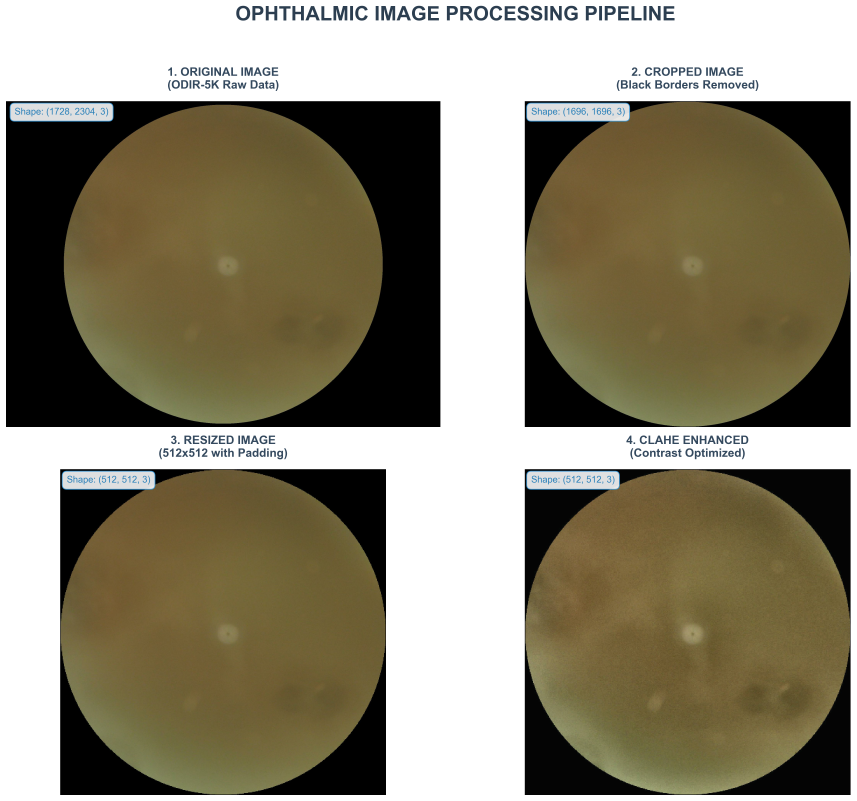
#> input picture pipeline_visualization.png, 4282 x 4005 px (shown at 1/5 size)
$ python -i visualize.py   (imports and definitions only)
#> lines starting #> are read from the running program, lines starting #| are printed output that depends on the picture
# %%
import os
import numpy as np
import pandas as pd
import matplotlib.pyplot as plt
import tensorflow as tf
import cv2
from pathlib import Path

# %%
# %%
class Config:
    # Project paths
    try:
        import google.colab
        PROJECT_ROOT = Path('/content/drive/MyDrive/Colab Notebooks')
        TRAINING_PATH = "/content/training"
        VALIDATION_PATH = "/content/validation"
    except ImportError:
        if '__file__' in locals() or '__file__' in globals():
            PROJECT_ROOT = Path(__file__).parent.resolve()
        else:
            PROJECT_ROOT = Path(os.getcwd())

        TRAINING_PATH = "training"
        VALIDATION_PATH = "validation"

    DATASET_DIR = PROJECT_ROOT / "ODIR-5K"

    # Dataset configuration
    ANNOTATION_FILE_NAME = 'ODIR-5K_Training_Annotations(Updated)_V2.xlsx'
    TRAINING_SOURCE_PATH = 'ODIR-5K_Training_Images'
    TESTING_SOURCE_PATH = 'ODIR-5K_Testing_Images'
    LABELS = ['N', 'D', 'G', 'C', 'A', 'H', 'M', 'O']
    VALIDATION_FRACTION = 0.1

    # Image processing
    TARGET_SIZE = (512, 512)
    COLOR_MODE = 'rgb'
    COLOR_SHAPE_MAP = {'grayscale': (1,), 'rgb': (3,), 'rgba': (4,)}
    SHAPE_ADD = COLOR_SHAPE_MAP.get(COLOR_MODE, (3,))

config = Config()

# %%
def load_image(path):
    image = tf.io.read_file(path)
    image = tf.image.decode_jpeg(image, channels=3)
    return image

def resize_image(image):
    image = tf.image.resize_with_pad(
        image, config.TARGET_SIZE[0],
        config.TARGET_SIZE[1],
        method=tf.image.ResizeMethod.BILINEAR
    )
    image = tf.cast(image, tf.uint8)
    image.set_shape([config.TARGET_SIZE[0], config.TARGET_SIZE[1], 3])
    return image

def crop_image(image):
    mask = tf.reduce_sum(image, axis=-1) > 10
    non_zero_coords = tf.where(mask)

    if tf.shape(non_zero_coords)[0] == 0:
        return image

    y_min = tf.cast(tf.reduce_min(non_zero_coords[:, 0]), tf.int32)
    y_max = tf.cast(tf.reduce_max(non_zero_coords[:, 0]), tf.int32)
    x_min = tf.cast(tf.reduce_min(non_zero_coords[:, 1]), tf.int32)
    x_max = tf.cast(tf.reduce_max(non_zero_coords[:, 1]), tf.int32)

    image = tf.image.crop_to_bounding_box(image, y_min, x_min, y_max - y_min + 1, x_max - x_min + 1)
    return image

def CLAHE(image):
    # uint8 format (0-255)
    image = tf.cast(image, tf.uint8)
    image_shape = image.shape

    # input numpy array
    image = tf.numpy_function(func=clahe_cv2, inp=[image], Tout=tf.uint8)

    # Reset shape
    image.set_shape(image_shape)
    return image

def clahe_cv2(image):
    # input numpy array
    if not isinstance(image, np.ndarray):
        image = np.array(image)

    # RGB to LAB
    lab = cv2.cvtColor(image, cv2.COLOR_RGB2LAB)
#> lab: shape (4005, 4282, 3); mean of channels 0, 1, 2 137.3, 127.8, 140.4
    l, a, b = cv2.split(lab)
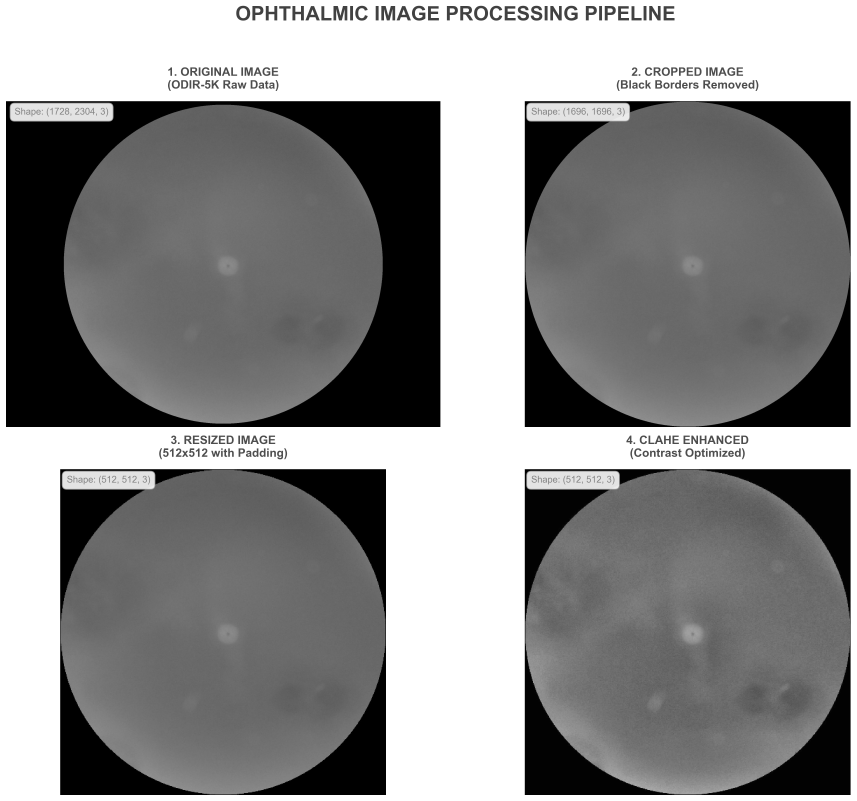
#> l: shape (4005, 4282) (shown at 1/5 size); min 0, max 255, mean 137.3
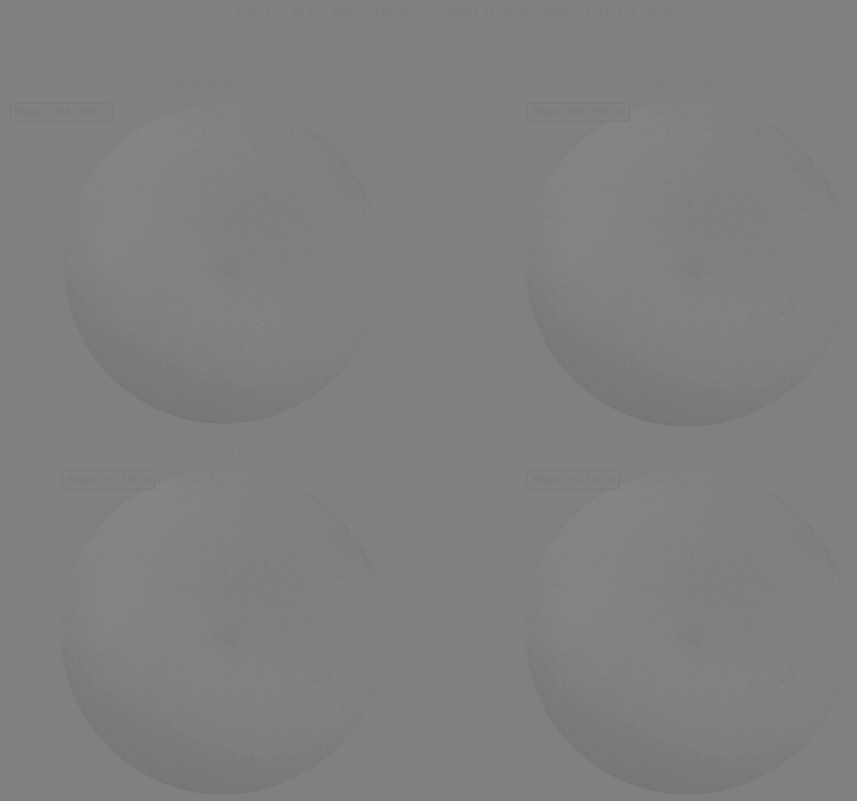
#> a: shape (4005, 4282) (shown at 1/5 size); min 115, max 139, mean 127.8
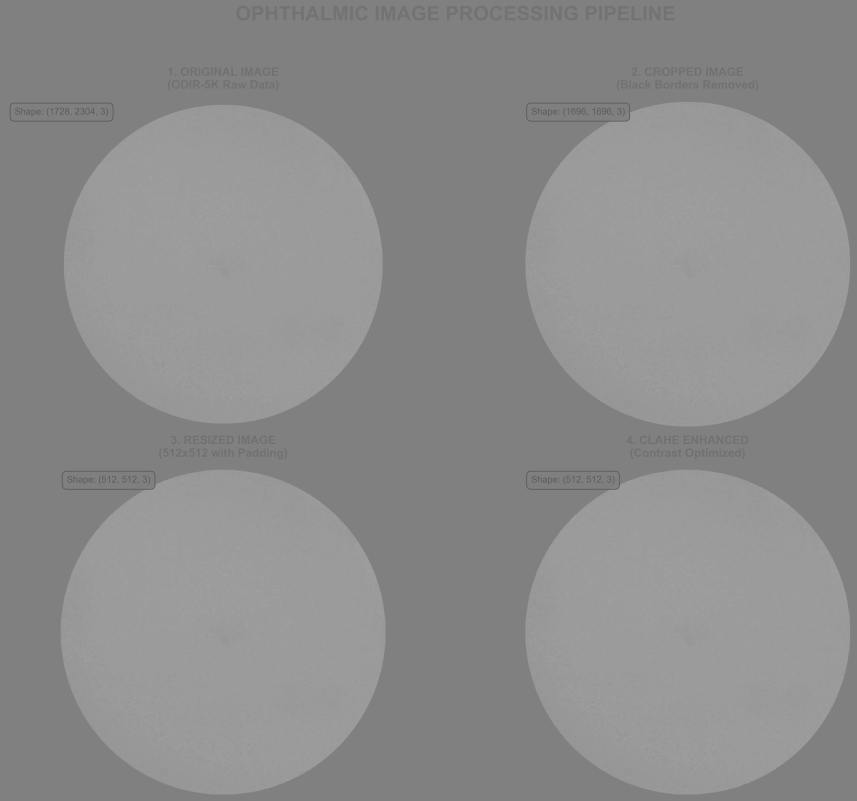
#> b: shape (4005, 4282) (shown at 1/5 size); min 89, max 165, mean 140.4

    # CLAHE to the L-channel
    clahe = cv2.createCLAHE(clipLimit=2.0, tileGridSize=(8, 8))
    l = clahe.apply(l)

    # Merge channels + convert back to RGB
    lab = cv2.merge((l, a, b))
#> lab: shape (4005, 4282, 3); mean of channels 0, 1, 2 139.2, 127.8, 140.4
    image_res = cv2.cvtColor(lab, cv2.COLOR_LAB2RGB)
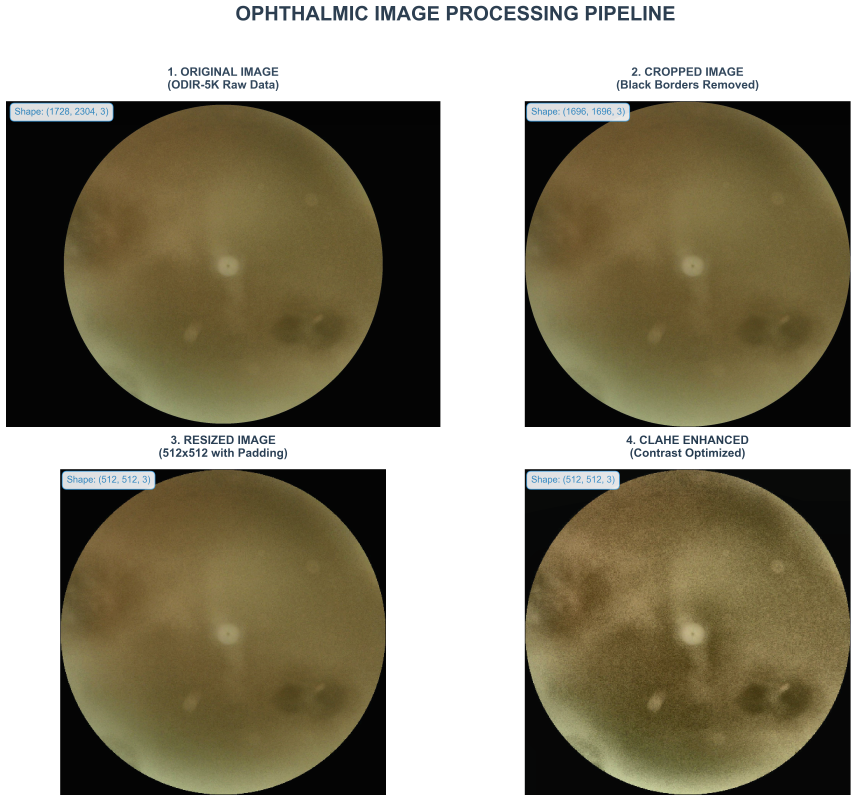
#> image_res: shape (4005, 4282, 3) (shown at 1/5 size); mean R, G, B 141.6, 135.1, 114.7
    return image_res

# %%
sample_image_path = config.DATASET_DIR / config.TRAINING_SOURCE_PATH / "0_left.jpg"

# [57 lines not run here, left out]

>>> import cv2
>>> picture = cv2.cvtColor(cv2.imread('pipeline_visualization.png'), cv2.COLOR_BGR2RGB)
>>> result = clahe_cv2(picture)
